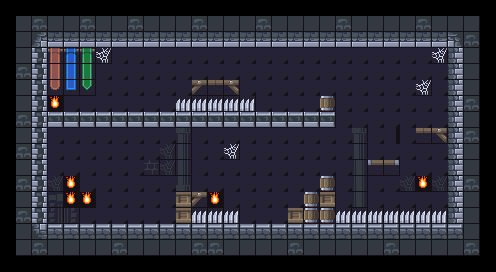

A level layout from a 2D game, rendered from its tile map. Below: a short description, then the map file with tile-grid data replaced by summaries:
An orthogonal 31x17 tile map with 16x16 px tiles, 3 tile layers (background, layer 2, layer 3) and 19 objects (12x ground, 3x lose, hero, win).

<map version="1.9" tiledversion="1.9.1" orientation="orthogonal" renderorder="right-down" width="31" height="17" tilewidth="16" tileheight="16" infinite="0" nextlayerid="7" nextobjectid="38">
 <tileset firstgid="1" name="tileset" tilewidth="16" tileheight="16" spacing="1" tilecount="81" columns="9">
  <image source="tileset.png" width="167" height="167" />
  <tile id="80">
   <animation>
    <frame tileid="73" duration="100" />
    <frame tileid="74" duration="100" />
    <frame tileid="75" duration="100" />
    <frame tileid="76" duration="100" />
    <frame tileid="77" duration="100" />
    <frame tileid="78" duration="100" />
    <frame tileid="79" duration="100" />
    <frame tileid="80" duration="100" />
   </animation>
  </tile>
 </tileset>
 <layer id="1" name="background" width="31" height="17">
  <data>[527 cells, 435 non-empty, 38 distinct tile ids]</data>
 </layer>
 <objectgroup id="4" name="setting">
  <object id="21" name="hero" x="63.375" y="192.333" width="13.3333" height="16">
   <properties>
    <property name="BodyType" value="DynamicBody" />
    <property name="density" type="float" value="0.7" />
    <property name="friction" type="float" value="0.2" />
    <property name="gravityScale" type="float" value="10" />
    <property name="restitution" type="float" value="0" />
   </properties>
  </object>
 </objectgroup>
 <objectgroup id="2" name="objects">
  <object id="2" name="ground" x="16" y="15.5" width="462.636" height="24.5">
   <properties>
    <property name="BodyType" value="StaticBody" />
    <property name="density" type="float" value="1" />
    <property name="friction" type="float" value="1" />
    <property name="gravityScale" type="float" value="1" />
    <property name="restitution" type="float" value="0" />
   </properties>
  </object>
  <object id="7" x="448.5" y="41" width="30.5" height="182">
   <properties>
    <property name="BodyType" value="StaticBody" />
    <property name="density" type="float" value="1" />
    <property name="friction" type="float" value="2" />
    <property name="gravityScale" type="float" value="1" />
    <property name="restitution" type="float" value="0" />
   </properties>
  </object>
  <object id="8" name="ground" x="48.5" y="112" width="287.167" height="14.1667">
   <properties>
    <property name="BodyType" value="StaticBody" />
    <property name="density" type="float" value="1" />
    <property name="friction" type="float" value="1" />
    <property name="gravityScale" type="float" value="1" />
    <property name="restitution" type="float" value="0" />
   </properties>
  </object>
  <object id="9" name="ground" x="414.833" y="127.5" width="33.1667" height="2.83333">
   <properties>
    <property name="BodyType" value="StaticBody" />
    <property name="density" type="float" value="1" />
    <property name="friction" type="float" value="1" />
    <property name="gravityScale" type="float" value="1" />
    <property name="restitution" type="float" value="0" />
   </properties>
  </object>
  <object id="10" name="ground" x="319.917" y="176.167" width="15.75" height="49.1667">
   <properties>
    <property name="BodyType" value="StaticBody" />
    <property name="density" type="float" value="1" />
    <property name="friction" type="float" value="1" />
    <property name="gravityScale" type="float" value="1" />
    <property name="restitution" type="float" value="0" />
   </properties>
  </object>
  <object id="11" name="ground" x="304.265" y="194.833" width="15.7045" height="29">
   <properties>
    <property name="BodyType" value="StaticBody" />
    <property name="density" type="float" value="1" />
    <property name="friction" type="float" value="1" />
    <property name="gravityScale" type="float" value="1" />
    <property name="restitution" type="float" value="0" />
   </properties>
  </object>
  <object id="12" name="ground" x="288.833" y="210" width="15.5" height="13.5">
   <properties>
    <property name="BodyType" value="StaticBody" />
    <property name="density" type="float" value="1" />
    <property name="friction" type="float" value="1" />
    <property name="gravityScale" type="float" value="1" />
    <property name="restitution" type="float" value="0" />
   </properties>
  </object>
  <object id="13" name="ground" x="174.5" y="191.75" width="17.5" height="32.75">
   <properties>
    <property name="BodyType" value="StaticBody" />
    <property name="density" type="float" value="1" />
    <property name="friction" type="float" value="1" />
    <property name="gravityScale" type="float" value="1" />
    <property name="restitution" type="float" value="0" />
   </properties>
  </object>
  <object id="17" name="ground" x="192.003" y="191.755" width="15.9167" height="5.5625">
   <properties>
    <property name="BodyType" value="StaticBody" />
    <property name="density" type="float" value="1" />
    <property name="friction" type="float" value="1" />
    <property name="gravityScale" type="float" value="1" />
    <property name="restitution" type="float" value="0" />
   </properties>
  </object>
  <object id="22" name="ground" x="319.333" y="95" width="16" height="15.1667">
   <properties>
    <property name="BodyType" value="StaticBody" />
    <property name="density" type="float" value="1" />
    <property name="friction" type="float" value="1" />
    <property name="gravityScale" type="float" value="1" />
    <property name="restitution" type="float" value="0" />
   </properties>
  </object>
  <object id="23" name="ground" x="193" y="79.1667" width="45" height="2.66667">
   <properties>
    <property name="BodyType" value="StaticBody" />
    <property name="density" type="float" value="1" />
    <property name="friction" type="float" value="1" />
    <property name="gravityScale" type="float" value="1" />
    <property name="restitution" type="float" value="0" />
   </properties>
  </object>
  <object id="30" name="ground" x="16.682" y="224.5" width="462.636" height="32">
   <properties>
    <property name="BodyType" value="StaticBody" />
    <property name="density" type="float" value="1" />
    <property name="friction" type="float" value="1" />
    <property name="gravityScale" type="float" value="1" />
    <property name="restitution" type="float" value="0" />
   </properties>
  </object>
  <object id="31" x="15.75" y="41.5" width="30.5" height="183">
   <properties>
    <property name="BodyType" value="StaticBody" />
    <property name="density" type="float" value="1" />
    <property name="friction" type="float" value="2" />
    <property name="gravityScale" type="float" value="1" />
    <property name="restitution" type="float" value="0" />
   </properties>
  </object>
  <object id="33" name="win" x="49" y="94.5" width="16" height="16">
   <properties>
    <property name="BodyType" value="StaticBody" />
    <property name="density" type="float" value="0" />
    <property name="friction" type="float" value="0" />
    <property name="gravityScale" type="float" value="0" />
    <property name="restitution" type="float" value="0" />
   </properties>
  </object>
  <object id="34" name="lose" x="175.712" y="99.3333" width="77.9697" height="1.45455">
   <properties>
    <property name="BodyType" value="StaticBody" />
    <property name="density" type="float" value="0" />
    <property name="friction" type="float" value="0" />
    <property name="gravityScale" type="float" value="0" />
    <property name="restitution" type="float" value="0" />
   </properties>
  </object>
  </objectgroup>
 <layer id="5" name="layer 2" width="31" height="17">
  <data>[527 cells, 4 non-empty, 1 distinct tile ids]</data>
 </layer>
 <layer id="6" name="layer 3" width="31" height="17">
  <data>[527 cells, 4 non-empty, 3 distinct tile ids]</data>
 </layer>
</map>
<!-- 3 of 19 objects omitted -->
